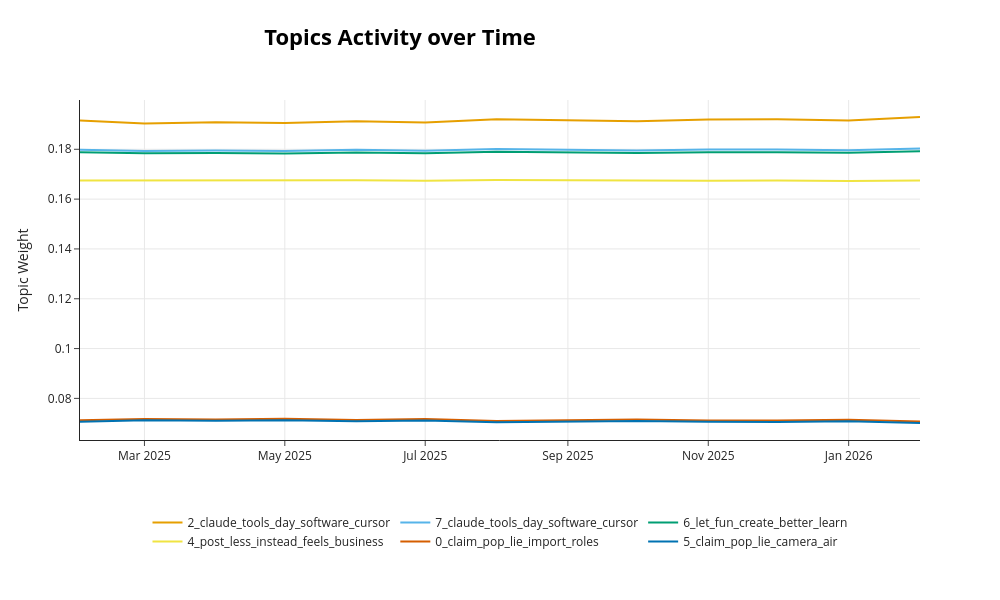

Notebook code cell kept with this figure:
### Code cell
# time_slices: label periode (bulanan) per-dokumen, selaras dgn urutan docs saat fit.
# Format 'YYYY-MM' supaya label terurut kronologis di sumbu-x.
time_slices = doc_time.dt.to_period("M").astype(str).tolist()
assert len(time_slices) == len(docs)

# CATATAN: topic_activity_over_time memodifikasi transp_DT in-place (mengalikan dgn N).
# Jalankan cell ini SEKALI per fit; bila perlu mengulang, re-run cell training model dulu.
act = model.topic_activity_over_time(time_slices)
fig = model.visualize_topic_activity(top_n=6, topic_activity=act, time_slices=time_slices)

# Pindahkan legend ke bawah graph (horizontal) supaya area plot lebih lebar.
fig.update_layout(
    legend=dict(
        orientation="h",      # legend mendatar
        yanchor="top",
        y=-0.20,              # di bawah area plot (negatif = di luar bawah)
        xanchor="center",
        x=0.5,
        title_text="",
    ),
    margin=dict(b=160),       # ruang ekstra di bawah untuk menampung legend
)
fig.show()

### Figure 1 — Plotly figure (JSON) as saved in the notebook; plotly's stock layout.template omitted (floating-point values rounded to 4 significant figures)
{"data": [{"hoverinfo": "text", "hovertext": "2_claude_tools_day_software_cursor", "marker": {"color": "#E69F00"}, "mode": "lines", "name": "2_claude_tools_day_software_cursor", "type": "scatter", "x": ["2025-02", "2025-03", "2025-04", "2025-05", "2025-06", "2025-07", "2025-08", "2025-09", "2025-10", "2025-11", "2025-12", "2026-01", "2026-02"], "y": [0.1916, 0.1903, 0.1908, 0.1905, 0.1913, 0.1908, 0.1921, 0.1917, 0.1913, 0.192, 0.192, 0.1916, 0.193]}, {"hoverinfo": "text", "hovertext": "7_claude_tools_day_software_cursor", "marker": {"color": "#56B4E9"}, "mode": "lines", "name": "7_claude_tools_day_software_cursor", "type": "scatter", "x": ["2025-02", "2025-03", "2025-04", "2025-05", "2025-06", "2025-07", "2025-08", "2025-09", "2025-10", "2025-11", "2025-12", "2026-01", "2026-02"], "y": [0.1798, 0.1793, 0.1795, 0.1793, 0.1798, 0.1794, 0.1801, 0.1798, 0.1796, 0.1799, 0.1799, 0.1796, 0.1803]}, {"hoverinfo": "text", "hovertext": "6_let_fun_create_better_learn", "marker": {"color": "#009E73"}, "mode": "lines", "name": "6_let_fun_create_better_learn", "type": "scatter", "x": ["2025-02", "2025-03", "2025-04", "2025-05", "2025-06", "2025-07", "2025-08", "2025-09", "2025-10", "2025-11", "2025-12", "2026-01", "2026-02"], "y": [0.1788, 0.1784, 0.1786, 0.1783, 0.1787, 0.1784, 0.179, 0.1788, 0.1785, 0.1788, 0.1789, 0.1786, 0.1792]}, {"hoverinfo": "text", "hovertext": "4_post_less_instead_feels_business", "marker": {"color": "#F0E442"}, "mode": "lines", "name": "4_post_less_instead_feels_business", "type": "scatter", "x": ["2025-02", "2025-03", "2025-04", "2025-05", "2025-06", "2025-07", "2025-08", "2025-09", "2025-10", "2025-11", "2025-12", "2026-01", "2026-02"], "y": [0.1675, 0.1675, 0.1676, 0.1674, 0.1676, 0.1674, 0.1676, 0.1675, 0.1674, 0.1674, 0.1675, 0.1673, 0.1675]}, {"hoverinfo": "text", "hovertext": "0_claim_pop_lie_import_roles", "marker": {"color": "#D55E00"}, "mode": "lines", "name": "0_claim_pop_lie_import_roles", "type": "scatter", "x": ["2025-02", "2025-03", "2025-04", "2025-05", "2025-06", "2025-07", "2025-08", "2025-09", "2025-10", "2025-11", "2025-12", "2026-01", "2026-02"], "y": [0.07124, 0.07177, 0.07155, 0.0718, 0.07132, 0.07168, 0.07097, 0.07119, 0.0715, 0.07115, 0.07109, 0.07141, 0.07068]}, {"hoverinfo": "text", "hovertext": "5_claim_pop_lie_camera_air", "marker": {"color": "#0072B2"}, "mode": "lines", "name": "5_claim_pop_lie_camera_air", "type": "scatter", "x": ["2025-02", "2025-03", "2025-04", "2025-05", "2025-06", "2025-07", "2025-08", "2025-09", "2025-10", "2025-11", "2025-12", "2026-01", "2026-02"], "y": [0.07066, 0.07121, 0.07098, 0.07125, 0.07078, 0.07113, 0.07042, 0.07066, 0.07094, 0.07057, 0.07054, 0.07086, 0.07012]}], "layout": {"height": 600, "hoverlabel": {"bgcolor": "white", "font": {"family": "Rockwell", "size": 16}}, "legend": {"orientation": "h", "title": {"text": ""}, "x": 0.5, "xanchor": "center", "y": -0.2, "yanchor": "top"}, "margin": {"b": 160}, "title": {"font": {"color": "Black", "size": 22}, "text": "<b>Topics Activity over Time</b>", "x": 0.4, "xanchor": "center", "y": 0.95, "yanchor": "top"}, "width": 1000, "xaxis": {"showgrid": true}, "yaxis": {"showgrid": true, "title": {"text": "Topic Weight"}}}}
